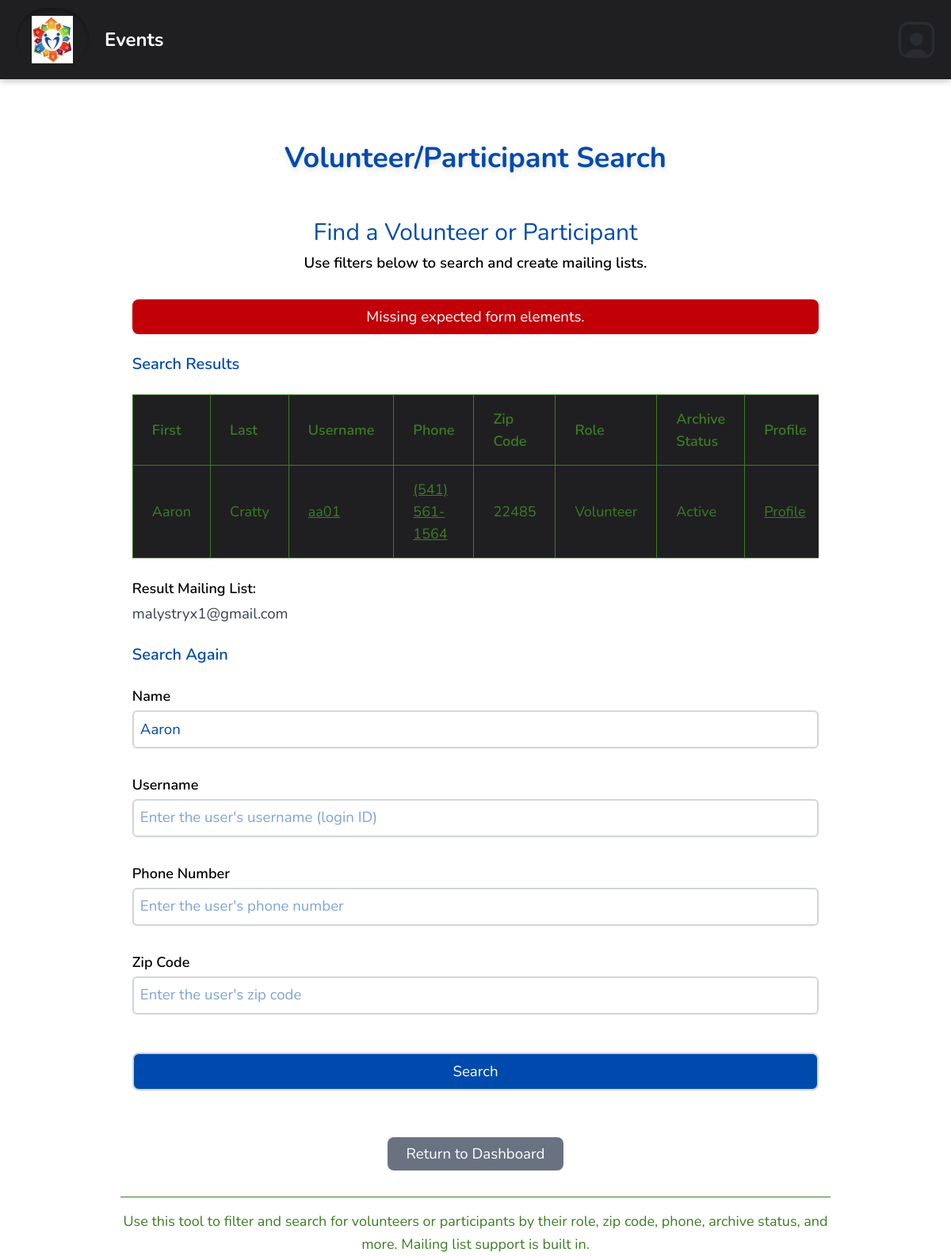
Screenshot of /personSearch.php?name=Aaron (signed in) with the database file from the repository.
### tables this page shows
CREATE TABLE `dbpersons` (
  `id` varchar(256) NOT NULL,
  `first_name` text NOT NULL,
  `last_name` text DEFAULT NULL,
  `phone_number` varchar(16) NOT NULL,
  `email` text DEFAULT NULL,
  `email_prefs` enum('true','false') DEFAULT NULL,
  `birthday` text DEFAULT NULL,
  `t-shirt_size` text DEFAULT NULL,
  `state` varchar(2) DEFAULT NULL,
  `city` text DEFAULT NULL,
  `street_address` text DEFAULT NULL,
  `zip_code` text DEFAULT NULL,
  `emergency_contact_first_name` text DEFAULT NULL,
  `emergency_contact_phone` varchar(16) DEFAULT NULL,
  `emergency_contact_relation` text DEFAULT NULL,
  `archived` tinyint(1) DEFAULT NULL,
  `password` text DEFAULT NULL,
  `contact_num` varchar(255) DEFAULT 'n/a',
  `contact_method` text DEFAULT NULL,
  `type` text DEFAULT NULL,
  `status` text DEFAULT NULL,
  `photo_release` tinyint(1) DEFAULT 0,
  `community_service` tinyint(1) DEFAULT 0,
  `notes` text DEFAULT NULL
);

### include/input-validation.php (called while the page is built, shortened)
<?php
    require_once(dirname(__FILE__) . '/../database/dbPersons.php');
    function _sanitize($connection, $input) {
        if (is_array($input)) {
            foreach ($input as $key => $value) {
                $input[$key] = _sanitize($connection, $value);
            }
        } else {
            $input = trim($input);
            $input = mysqli_real_escape_string($connection, $input);
        }
        return $input;
    }
    function sanitize($input, $ignoreList=null) {
        $sanitized = [];
        $connection = connect();
        if ($ignoreList) {
            foreach ($input as $key => $value) {
                if (in_array($key, $ignoreList)) {
                    $sanitized[$key] = $value;
                } else {
                    $sanitized[$key] = _sanitize($connection, $value);
                }
            }
        } else {
            foreach ($input as $key => $value) {
                $sanitized[$key] = _sanitize($connection, $value);
            }
        }
        return $sanitized;
    }
    function wereRequiredFieldsSubmitted($args, $fieldsRequired, $blankOkay=true) {
        foreach ($fieldsRequired as $field) {
            if (!isset($args[$field]) || (!$args[$field] && !$blankOkay)) {
                return false;
            }
        }
        return true;
    }
    function valueConstrainedTo($value, $values) {
        return in_array($value, $values);
    }

### database/dbPersons.php (called while the page is built, shortened)
<?php
include_once(dirname(__FILE__).'/../domain/Person.php');
function make_a_person($result_row) {
    $thePerson = new Person(
        $result_row['id'],
        $result_row['first_name'],
        $result_row['last_name'],
        $result_row['phone_number'],
        $result_row['email'],
        $result_row['email_prefs'],
        $result_row['birthday'],
        $result_row['t-shirt_size'],
        $result_row['state'],
        $result_row['city'],
        $result_row['street_address'],
        $result_row['zip_code'],
        $result_row['emergency_contact_first_name'],
        $result_row['emergency_contact_phone'],
        $result_row['emergency_contact_relation'],
        $result_row['archived'],
        $result_row['password'],
        $result_row['contact_num'],
        $result_row['contact_method'],
        $result_row['type'],
        $result_row['status'],
        $result_row['photo_release'],
        $result_row['community_service'],
        $result_row['notes']
        );
    return $thePerson;
}
    function find_users($name, $id, $phone, $zip, $type, $status) {
    $where = 'where ';
        if ($name) {
            if (strpos($name, ' ')) {
                $name = explode(' ', $name, 2);
                $first = $name[0];
                $last = $name[1];
                $where .= "first_name like '%$first%' and last_name like '%$last%'";
            } else {
                $where .= "(first_name like '%$name%' or last_name like '%$name%')";
            }
        }
        $query = "select * from dbpersons $where order by last_name, first_name";
        $connection = connect();
        $result = mysqli_query($connection, $query);
        $raw = mysqli_fetch_all($result, MYSQLI_ASSOC);
        $persons = [];
        foreach ($raw as $row) {
            $persons []= make_a_person($row);
        }
        return $persons;
    }

### domain/Person.php (called while the page is built, shortened)
<?php
class Person {
	private $id;
	private $first_name;
	private $last_name;
	private $phone1;
	private $email;
	private $zip_code;
	private $type;
	private $status;
	function __construct(
        $id, $first_name, $last_name, $phone1, $email, $email_prefs, $birthday,
		$t_shirt_size, $state, $city, $street_address, $zip_code,
		$emergency_contact_first_name, $emergency_contact_phone, $emergency_contact_relation,
		$archived, $password, $contact_num, $contact_method, $type,
		$status, $photo_release, $community_service, $notes
		) {
        $this->id = $id;
        $this->first_name = $first_name;
        $this->last_name = $last_name;
        $this->phone1 = $phone1;
        $this->email = $email;
        $this->zip_code = $zip_code;
        $this->type = $type;
        $this->status = $status;
    }
	function get_id() {
		return $this->id;
	}
	function get_first_name() {
		return $this->first_name;
	}
	function get_last_name() {
		return $this->last_name;
	}
	function get_phone1() {
		return $this->phone1;
	}
	function get_email() {
		return $this->email;
	}
	function get_zip_code() {
		return $this->zip_code;
	}
	function get_type() {
		return $this->type;
	}
    function get_status() {
        return $this->status;
    }
}

### include/output.php (called while the page is built, shortened)
<?php
    function hsc($input) {
        return htmlspecialchars($input ?? '');
    }
    function formatPhoneNumber($number) {
        $str = '(' . substr($number, 0, 3) . ') ' . substr($number, 3, 3) . '-' . substr($number, 6, 4);
        return hsc($str);
    }

### personSearch.php (the view, shortened to what this page needs)
<!DOCTYPE html>
<html lang="en">
<head>
    <link href="css/normal_tw.css" rel="stylesheet">
<?php
require_once('header.php');
?>
</head>
<body>
<header class="hero-header">
    <div class="center-header">
        <h1>Volunteer/Participant Search</h1>
    </div>
</header>
<main>
    <div class="main-content-box w-[80%] p-8">
        <div class="text-center mb-8">
            <h2>Find a Volunteer or Participant</h2>
            <p class="sub-text">Use filters below to search and create mailing lists.</p>
        </div>
        <form id="person-search" class="space-y-6" method="get">
        <?php
            if (isset($_GET['name']) || isset($_GET['id']) || isset($_GET['phone']) || isset($_GET['zip']) || isset($_GET['role']) || isset($_GET['status']) || isset($_GET['photo_release'])) {
                require_once('include/input-validation.php');
                require_once('database/dbPersons.php');
                $args = sanitize($_GET);
                $required = ['name', 'id', 'phone', 'zip', 'role', 'status', 'photo_release'];
                if (!wereRequiredFieldsSubmitted($args, $required, true)) {
                    echo '<div class="error-block">Missing expected form elements.</div>';
                }
                $name = $args['name'];
                $id = $args['id'];
                $phone = preg_replace("/[^0-9]/", "", $args['phone']);
                $zip = $args['zip'];
                $role = $args['role'];
                $status = $args['status'];
                $photo_release = $args['photo_release'];
                if (!($name || $id || $phone || $zip || $role || $status || $photo_release)) {
                    echo '<div class="error-block">At least one search criterion is required.</div>';
                } else if (!valueConstrainedTo($role, ['admin', 'participant', 'superadmin', 'volunteer', ''])) {
                    echo '<div class="error-block">The system did not understand your request.</div>';
                } else if (!valueConstrainedTo($status, ['Active', 'Inactive', ''])) {
                    echo '<div class="error-block">The system did not understand your request.</div>';
                } else if (!valueConstrainedTo($photo_release, ['Restricted', 'Not Restricted', ''])) {
                    echo '<div class="error-block">The system did not understand your request.</div>';
                } else {
                    echo "<h3>Search Results</h3>";
                    $persons = find_users($name, $id, $phone, $zip, $role, $status, $photo_release);
                    require_once('include/output.php');
                    if (count($persons) > 0) {
                        echo '
                        <div class="overflow-x-auto">
                            <table>
                                <thead class="bg-blue-400">
                                    <tr>
                                        <th>First</th>
                                        <th>Last</th>
                                        <th>Username</th>
                                        <th>Phone</th>
                                        <th>Zip Code</th>
                                        <th>Role</th>
                                        <th>Archive Status</th>
                                        <th>Profile</th>
                                        <th>Actions</th>
                                    </tr>
                                </thead>
                                <tbody>';
                        $mailingList = '';
                        foreach ($persons as $person) {
                            $mailingList .= $person->get_email();
                            echo '
                                    <tr>
                                        <td>' . $person->get_first_name() . '</td>
                                        <td>' . $person->get_last_name() . '</td>
                                        <td><a href="mailto:' . $person->get_id() . '" class="text-blue-700 underline">' . $person->get_id() . '</a></td>
                                        <td><a href="tel:' . $person->get_phone1() . '" class="text-blue-700 underline">' . formatPhoneNumber($person->get_phone1()) . '</a></td>
                                        <td>' . $person->get_zip_code() . '</td>
                                        <td>' . ucfirst($person->get_type()) . '</td>
                                        <td>' . ucfirst($person->get_status()) . '</td>
                                        <td><a href="viewProfile.php?id=' . $person->get_id() . '" class="text-blue-700 underline">Profile</a></td>
                                        <td><a href="modifyUserRole.php?id=' . $person->get_id() . '" class="text-blue-700 underline">Update Status</a></td>
                                    </tr>';
                        }
                        echo '
                                </tbody>
                            </table>
                        </div>';
                        echo '
                        <div class="mt-4">
                            <label>Result Mailing List:</label>
                            <p class="text-gray-700 break-words">' . $mailingList . '</p>
                        </div>';
                    } else {
                        echo '<div class="error-block">Your search returned no results.</div>';
                    }
                    echo '<h3>Search Again</h3>';
                }
            }
        ?>
            <div>
                <label for="name">Name</label>
                <input type="text" id="name" name="name" class="w-full" value="<?php if (isset($name)) echo htmlspecialchars($_GET['name']); ?>" placeholder="Enter the user's first and/or last name">
            </div>
            <div>
                <label for="id">Username</label>
                <input type="text" id="id" name="id" class="w-full" value="<?php if (isset($id)) echo htmlspecialchars($_GET['id']); ?>" placeholder="Enter the user's username (login ID)">
            </div>
            <div>
                <label for="phone">Phone Number</label>
                <input type="tel" id="phone" name="phone" class="w-full" value="<?php if (isset($phone)) echo htmlspecialchars($_GET['phone']); ?>" placeholder="Enter the user's phone number">
            </div>
            <div>
                <label for="zip">Zip Code</label>
                <input type="text" id="zip" name="zip" class="w-full" value="<?php if (isset($zip)) echo htmlspecialchars($_GET['zip']); ?>" placeholder="Enter the user's zip code">
            </div>
            <div class="text-center pt-4">
                <input type="submit" value="Search" class="blue-button">
            </div>
        </form>
    </div>
    <div class="text-center mt-6">
        <a href="index.php" class="return-button">Return to Dashboard</a>
    </div>
    <div class="info-section">
        <div class="blue-div"></div>
        <p class="info-text">
            Use this tool to filter and search for volunteers or participants by their role, zip code, phone, archive status, and more. Mailing list support is built in.
        </p>
    </div>
</main>
</body>
</html>

### personSearch.php (style rules this page uses)
body, main { background-color: rgb(255, 255, 255) !important; }
.text-blue-700, .text-blue-700:visited { color: black !important; }
.info-section .info-text { color: rgb(59, 125, 35) !important; }
.blue-div { background-color: rgb(59, 125, 35) !important; }
.main-content-box label { color: #000000 !important; }
.text-blue-700 { color: #000000 !important; }
.sub-text { color: black !important; }
.main-content-box table, .main-content-box table thead, .main-content-box table tbody, .main-content-box table tr, .main-content-box table th, .main-content-box table td { background-color: #1F1F21 !important; color: rgb(59, 125, 35) !important; border: 1px solid rgb(59, 125, 35) !important; }
.main-content-box table a.text-blue-700, .main-content-box table a.text-blue-700:visited { color: rgb(59, 125, 35) !important; }
.main-content-box table thead.bg-blue-400 th { background-color: #1F1F21 !important; }

### rows the page displays
dbpersons: first_name "Aaron", last_name "Cratty", id "aa01", phone_number "(541) 561-1564", zip_code "22485", type "Volunteer", status "Active"

### other values shown
$mailingList "malystryx1@gmail.com"
